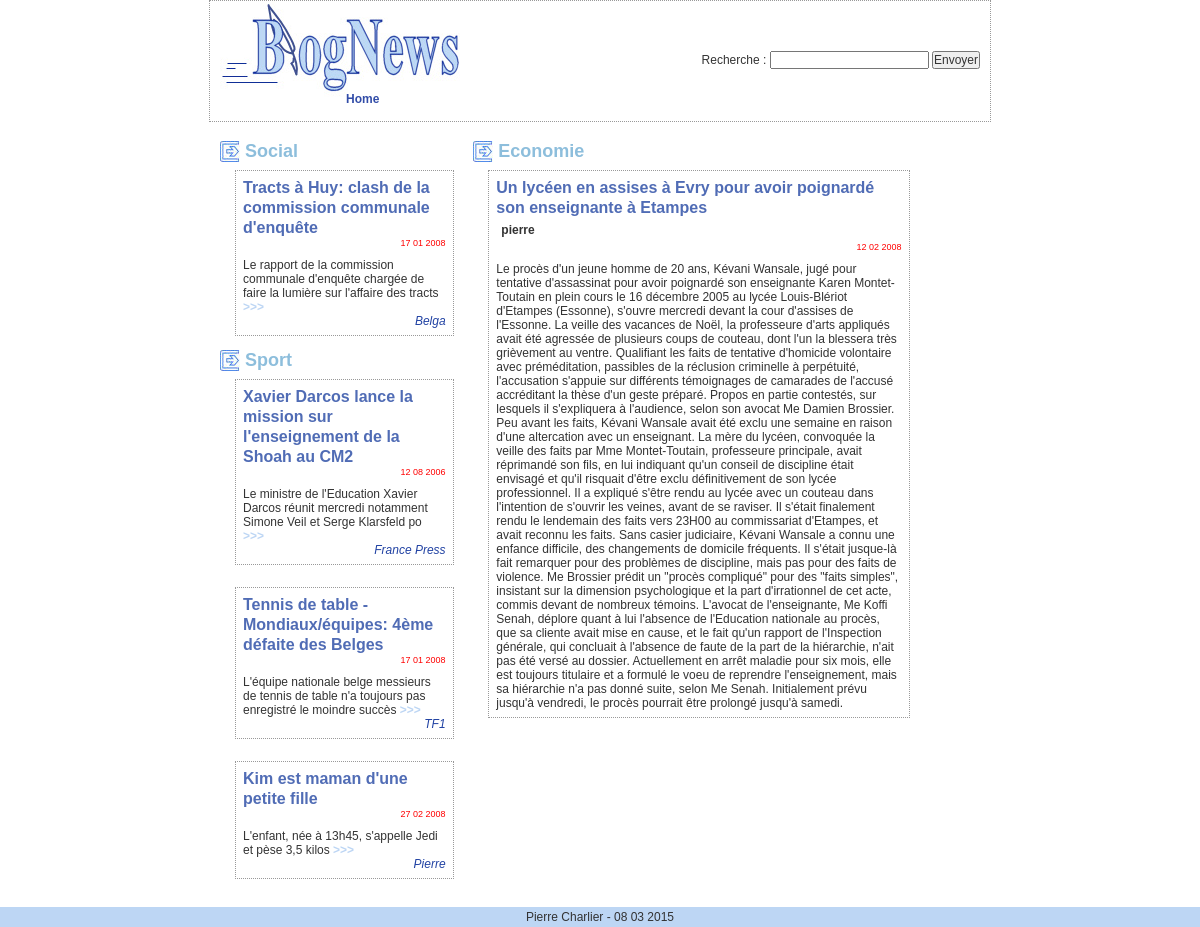
Screenshot of /index.php?id_articles=1 with the database file from the repository.
### tables this page shows
CREATE TABLE `articles` (
  `id_articles` int(11) NOT NULL auto_increment,
  `titre` varchar(150) NOT NULL,
  `abstract` varchar(100) NOT NULL,
  `texte` text NOT NULL,
  `date` date NOT NULL,
  `auteur` varchar(100) NOT NULL,
  `id_cat` int(11) NOT NULL,
  PRIMARY KEY  (`id_articles`)
);

CREATE TABLE `categories` (
  `id_categories` int(11) NOT NULL auto_increment,
  `categorie` varchar(150) NOT NULL,
  PRIMARY KEY  (`id_categories`)
);

### articles_details.php (the view, shortened to what this page needs)
<?php
  global $connect;
  $sql = "SELECT id_articles, titre, texte, auteur, categorie, DATE_FORMAT(date, '%d %m %Y') AS date_fr
          FROM articles JOIN categories
          ON articles.id_cat = categories.id_categories
          WHERE id_articles = ".$_GET["id_articles"];
    $sql2 = "SELECT id_articles, titre, abstract, auteur, categorie, DATE_FORMAT(date, '%d %m %Y') AS date_fr
          FROM articles JOIN categories
          ON articles.id_cat = categories.id_categories
          WHERE id_articles != ".$_GET["id_articles"]." ORDER BY id_categories";
  $requestArticle = $connect->query($sql);
  $requestSide = $connect->query($sql2);
?>
  <div id="col1">
        <?php
        $currentCat = 'aucune';
        if($requestArticle -> num_rows > 0) :
          while($row = $requestSide->fetch_object()):
            if ($row->categorie != $currentCat):
              echo "<h1>".$row->categorie."</h1>";
              $currentCat = $row->categorie;
            endif ?>
          <div class="article">
          <h1><?php echo $row->titre ?></h1>
          <p class="date"><?php echo $row->date_fr ?></p>
          <p>
            <?php echo $row->abstract ?>
            <a href="index.php?id_articles=<?php echo $row->id_articles ?>" class="plus">&gt;&gt;&gt;</a>
          </p>
          <p class="signature"><?php echo $row->auteur ?></p>
              </div>
              <br>
          <?php endwhile; endif; ?>
      </div>
    <div id="col22">
      <?php if($requestArticle -> num_rows > 0) :
            while($row = $requestArticle->fetch_object()):?>
      <h1><?php echo $row->categorie ?></h1>
        <div class="article">
          <h1><?php echo $row->titre ?></h1>
          <p class="par"><?php echo $row->auteur ?></p>
          <p class="date"><?php echo $row->date_fr ?></p>
          <p><?php echo $row->texte ?></p>
        </div>
      <?php endwhile; endif; ?>
    </div>

### css_articles.css (style rules this page uses)
* { font-family: Verdana, Arial, Helvetica, sans-serif; font-size: 12px; color: #333333; margin: 0px; padding: 0px; }
#max #col1 { float: left; width: 33.33%; text-align:center; padding: 0px; margin-top: 20px; }
#max #col22 { float: left; width: 66.66%; text-align:center; margin-top: 20px; }
#max #col1 .article h1, #max #col2 .article h1, #max #col3 .article h1, #max #col22 .article h1 { color: #506CB5; font-weight: bold; font-size: 16px; background-image: none; text-align: left; text-indent: 0px; height:auto; }
#max #col1 h1, #max #col2 h1, #max #col3 h1, #max #col22 h1 { color: #8DBEDC; background-image: url(images/puce1.jpg); height: 21px; background-repeat: no-repeat; text-align: left; text-indent: 25px; line-height: 20px; font-size: 18px; }
#max .article { width: 80%; border: 1px dotted #999999; text-align:left; padding: 7px; margin-top: 8px; margin-left: 15px; }
#max .article .date { text-align: right; color: #FF0000; margin-bottom: 10px; font-size: 9px; }
#max .article .signature { text-align: right; font-style: italic; color: #2142A3; }
.par { font-weight: bold; margin-top: 5px; margin-bottom: 5px; margin-left: 5px; }
a.plus { font-weight: bold; color: #BDD6F4; text-decoration: none; }

### rows the page displays
articles: categories.categorie "Social", titre "Tracts à Huy: clash de la commission communale d'enquête", date_fr "17 01 2008", abstract "Le rapport de la commission communale d'enquête chargée de faire la lumière sur l'affaire des tracts", auteur "Belga"
articles: categories.categorie "Sport", titre "Xavier Darcos lance la mission sur l'enseignement de la Shoah au CM2", date_fr "12 08 2006", abstract "Le ministre de l'Education Xavier Darcos réunit mercredi notamment Simone Veil et Serge Klarsfeld po", auteur "France Press"
articles: titre "Tennis de table - Mondiaux/équipes: 4ème défaite des Belges", date_fr "17 01 2008", abstract "L'équipe nationale belge messieurs de tennis de table n'a toujours pas enregistré le moindre succès", auteur "TF1"
articles: titre "Kim est maman d'une petite fille", date_fr "27 02 2008", abstract "L'enfant, née à 13h45, s'appelle Jedi et pèse 3,5 kilos", auteur "Pierre"
articles: categories.categorie "Economie", titre "Un lycéen en assises à Evry pour avoir poignardé son enseignante à Etampes", auteur "pierre", date_fr "12 02 2008", texte "Le procès d'un jeune homme de 20 ans, Kévani Wansale, jugé pour tentative d'assassinat pour avoir poignardé son enseignante Karen Montet-Toutain en plein cours le 16 décembre 2005 au lycée Louis-Blériot d'Etampes (Essonne), s'ouvre mercredi devant la cour d'assises de l'Essonne. La veille des vacances de Noël, la professeure d'arts appliqués avait été agressée de plusieurs coups de couteau, dont l'un la blessera très grièvement au ventre. Qualifiant les faits de tentative d'homicide volontaire avec préméditation, passibles de la réclusion criminelle à perpétuité, l'accusation s'appuie sur différents témoignages de camarades de l'accusé accréditant la thèse d'un geste préparé. Propos en…"
